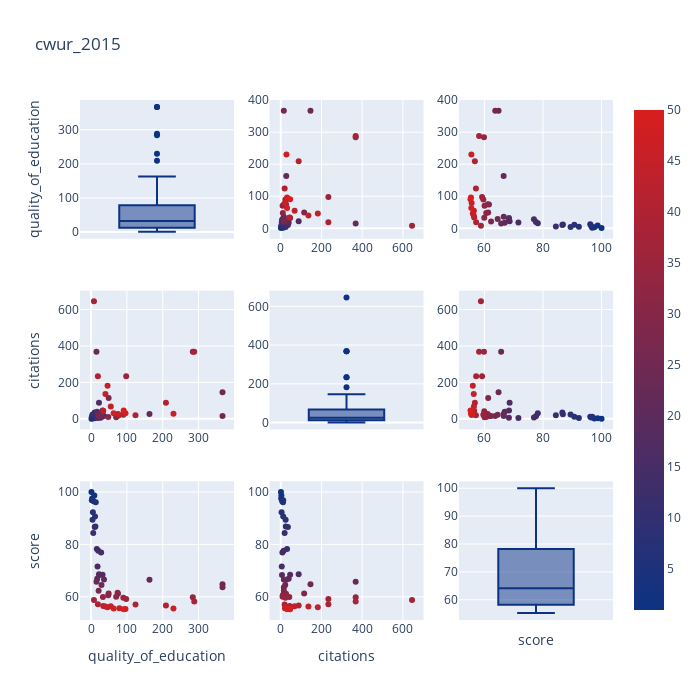

Here is the notebook cell this chart was saved with:
### Code cell
data2015 = cwur_2015.loc[:,["quality_of_education","citations", "score"]]
data2015["index"] = np.arange(1,len(data2015)+1)
# scatter matrix
fig = ff.create_scatterplotmatrix(data2015, diag='box', index='index',title="cwur_2015",colormap='Portland',
                                  colormap_type='cat',
                                  height=700, width=700)
iplot(fig)
fig.write_html("cwur_2015.html")

### Figure 1 — Plotly figure (JSON) as saved in the notebook; plotly's stock layout.template omitted (floating-point values rounded to 4 significant figures)
{"data": [{"marker": {"color": "rgb(12, 51, 131)"}, "showlegend": false, "type": "box", "xaxis": "x", "y": [1, 9, 3, 2, 7, 13, 5, 11, 4, 12, 10, 6, 16, 20, 28, 18, 22, 32, 24, 17, 36, 163, 15, 367, 29, 367, 21, 74, 49, 75, 48, 70, 33, 284, 90, 98, 8, 288, 19, 124, 209, 34, 55, 40, 46, 79, 230, 63, 96, 91], "yaxis": "y"}, {"marker": {"color": [1, 2, 3, 4, 5, 6, 7, 8, 9, 10, 11, 12, 13, 14, 15, 16, 17, 18, 19, 20, 21, 22, 23, 24, 25, 26, 27, 28, 29, 30, 31, 32, 33, 34, 35, 36, 37, 38, 39, 40, 41, 42, 43, 44, 45, 46, 47, 48, 49, 50], "colorscale": [[0, "rgb(12, 51, 131)"], [1, "rgb(217, 30, 30)"]], "showscale": true, "size": 6}, "mode": "markers", "showlegend": false, "type": "scatter", "x": [1, 3, 2, 12, 7, 11, 4, 12, 24, 25, 35, 19, 31, 14, 8, 5, 88, 46, 6, 39, 15, 27, 368, 146, 22, 15, 15, 15, 115, 26, 10, 9, 42, 368, 23, 234, 645, 368, 234, 19, 88, 44, 68, 136, 182, 21, 28, 31, 31, 46], "xaxis": "x2", "y": [1, 9, 3, 2, 7, 13, 5, 11, 4, 12, 10, 6, 16, 20, 28, 18, 22, 32, 24, 17, 36, 163, 15, 367, 29, 367, 21, 74, 49, 75, 48, 70, 33, 284, 90, 98, 8, 288, 19, 124, 209, 34, 55, 40, 46, 79, 230, 63, 96, 91], "yaxis": "y2"}, {"marker": {"color": [1, 2, 3, 4, 5, 6, 7, 8, 9, 10, 11, 12, 13, 14, 15, 16, 17, 18, 19, 20, 21, 22, 23, 24, 25, 26, 27, 28, 29, 30, 31, 32, 33, 34, 35, 36, 37, 38, 39, 40, 41, 42, 43, 44, 45, 46, 47, 48, 49, 50], "colorscale": [[0, "rgb(12, 51, 131)"], [1, "rgb(217, 30, 30)"]], "showscale": false, "size": 6}, "mode": "markers", "showlegend": false, "type": "scatter", "x": [100, 98.66, 97.54, 96.81, 96.46, 96.14, 92.25, 90.7, 89.42, 86.79, 86.61, 84.4, 78.23, 77.6, 76.91, 71.6, 68.6, 68.39, 68.36, 66.93, 66.59, 66.56, 65.71, 64.82, 64.51, 63.69, 62.27, 61.55, 61.28, 61.14, 60.61, 60.04, 59.94, 59.84, 59.61, 59.2, 58.8, 58.17, 57.17, 57.09, 56.73, 56.49, 56.39, 56.35, 56.03, 55.63, 55.54, 55.51, 55.39, 55.23], "xaxis": "x3", "y": [1, 9, 3, 2, 7, 13, 5, 11, 4, 12, 10, 6, 16, 20, 28, 18, 22, 32, 24, 17, 36, 163, 15, 367, 29, 367, 21, 74, 49, 75, 48, 70, 33, 284, 90, 98, 8, 288, 19, 124, 209, 34, 55, 40, 46, 79, 230, 63, 96, 91], "yaxis": "y3"}, {"marker": {"color": [1, 2, 3, 4, 5, 6, 7, 8, 9, 10, 11, 12, 13, 14, 15, 16, 17, 18, 19, 20, 21, 22, 23, 24, 25, 26, 27, 28, 29, 30, 31, 32, 33, 34, 35, 36, 37, 38, 39, 40, 41, 42, 43, 44, 45, 46, 47, 48, 49, 50], "colorscale": [[0, "rgb(12, 51, 131)"], [1, "rgb(217, 30, 30)"]], "showscale": false, "size": 6}, "mode": "markers", "showlegend": false, "type": "scatter", "x": [1, 9, 3, 2, 7, 13, 5, 11, 4, 12, 10, 6, 16, 20, 28, 18, 22, 32, 24, 17, 36, 163, 15, 367, 29, 367, 21, 74, 49, 75, 48, 70, 33, 284, 90, 98, 8, 288, 19, 124, 209, 34, 55, 40, 46, 79, 230, 63, 96, 91], "xaxis": "x4", "y": [1, 3, 2, 12, 7, 11, 4, 12, 24, 25, 35, 19, 31, 14, 8, 5, 88, 46, 6, 39, 15, 27, 368, 146, 22, 15, 15, 15, 115, 26, 10, 9, 42, 368, 23, 234, 645, 368, 234, 19, 88, 44, 68, 136, 182, 21, 28, 31, 31, 46], "yaxis": "y4"}, {"marker": {"color": "rgb(12, 51, 131)"}, "showlegend": false, "type": "box", "xaxis": "x5", "y": [1, 3, 2, 12, 7, 11, 4, 12, 24, 25, 35, 19, 31, 14, 8, 5, 88, 46, 6, 39, 15, 27, 368, 146, 22, 15, 15, 15, 115, 26, 10, 9, 42, 368, 23, 234, 645, 368, 234, 19, 88, 44, 68, 136, 182, 21, 28, 31, 31, 46], "yaxis": "y5"}, {"marker": {"color": [1, 2, 3, 4, 5, 6, 7, 8, 9, 10, 11, 12, 13, 14, 15, 16, 17, 18, 19, 20, 21, 22, 23, 24, 25, 26, 27, 28, 29, 30, 31, 32, 33, 34, 35, 36, 37, 38, 39, 40, 41, 42, 43, 44, 45, 46, 47, 48, 49, 50], "colorscale": [[0, "rgb(12, 51, 131)"], [1, "rgb(217, 30, 30)"]], "showscale": false, "size": 6}, "mode": "markers", "showlegend": false, "type": "scatter", "x": [100, 98.66, 97.54, 96.81, 96.46, 96.14, 92.25, 90.7, 89.42, 86.79, 86.61, 84.4, 78.23, 77.6, 76.91, 71.6, 68.6, 68.39, 68.36, 66.93, 66.59, 66.56, 65.71, 64.82, 64.51, 63.69, 62.27, 61.55, 61.28, 61.14, 60.61, 60.04, 59.94, 59.84, 59.61, 59.2, 58.8, 58.17, 57.17, 57.09, 56.73, 56.49, 56.39, 56.35, 56.03, 55.63, 55.54, 55.51, 55.39, 55.23], "xaxis": "x6", "y": [1, 3, 2, 12, 7, 11, 4, 12, 24, 25, 35, 19, 31, 14, 8, 5, 88, 46, 6, 39, 15, 27, 368, 146, 22, 15, 15, 15, 115, 26, 10, 9, 42, 368, 23, 234, 645, 368, 234, 19, 88, 44, 68, 136, 182, 21, 28, 31, 31, 46], "yaxis": "y6"}, {"marker": {"color": [1, 2, 3, 4, 5, 6, 7, 8, 9, 10, 11, 12, 13, 14, 15, 16, 17, 18, 19, 20, 21, 22, 23, 24, 25, 26, 27, 28, 29, 30, 31, 32, 33, 34, 35, 36, 37, 38, 39, 40, 41, 42, 43, 44, 45, 46, 47, 48, 49, 50], "colorscale": [[0, "rgb(12, 51, 131)"], [1, "rgb(217, 30, 30)"]], "showscale": false, "size": 6}, "mode": "markers", "showlegend": false, "type": "scatter", "x": [1, 9, 3, 2, 7, 13, 5, 11, 4, 12, 10, 6, 16, 20, 28, 18, 22, 32, 24, 17, 36, 163, 15, 367, 29, 367, 21, 74, 49, 75, 48, 70, 33, 284, 90, 98, 8, 288, 19, 124, 209, 34, 55, 40, 46, 79, 230, 63, 96, 91], "xaxis": "x7", "y": [100, 98.66, 97.54, 96.81, 96.46, 96.14, 92.25, 90.7, 89.42, 86.79, 86.61, 84.4, 78.23, 77.6, 76.91, 71.6, 68.6, 68.39, 68.36, 66.93, 66.59, 66.56, 65.71, 64.82, 64.51, 63.69, 62.27, 61.55, 61.28, 61.14, 60.61, 60.04, 59.94, 59.84, 59.61, 59.2, 58.8, 58.17, 57.17, 57.09, 56.73, 56.49, 56.39, 56.35, 56.03, 55.63, 55.54, 55.51, 55.39, 55.23], "yaxis": "y7"}, {"marker": {"color": [1, 2, 3, 4, 5, 6, 7, 8, 9, 10, 11, 12, 13, 14, 15, 16, 17, 18, 19, 20, 21, 22, 23, 24, 25, 26, 27, 28, 29, 30, 31, 32, 33, 34, 35, 36, 37, 38, 39, 40, 41, 42, 43, 44, 45, 46, 47, 48, 49, 50], "colorscale": [[0, "rgb(12, 51, 131)"], [1, "rgb(217, 30, 30)"]], "showscale": false, "size": 6}, "mode": "markers", "showlegend": false, "type": "scatter", "x": [1, 3, 2, 12, 7, 11, 4, 12, 24, 25, 35, 19, 31, 14, 8, 5, 88, 46, 6, 39, 15, 27, 368, 146, 22, 15, 15, 15, 115, 26, 10, 9, 42, 368, 23, 234, 645, 368, 234, 19, 88, 44, 68, 136, 182, 21, 28, 31, 31, 46], "xaxis": "x8", "y": [100, 98.66, 97.54, 96.81, 96.46, 96.14, 92.25, 90.7, 89.42, 86.79, 86.61, 84.4, 78.23, 77.6, 76.91, 71.6, 68.6, 68.39, 68.36, 66.93, 66.59, 66.56, 65.71, 64.82, 64.51, 63.69, 62.27, 61.55, 61.28, 61.14, 60.61, 60.04, 59.94, 59.84, 59.61, 59.2, 58.8, 58.17, 57.17, 57.09, 56.73, 56.49, 56.39, 56.35, 56.03, 55.63, 55.54, 55.51, 55.39, 55.23], "yaxis": "y8"}, {"marker": {"color": "rgb(12, 51, 131)"}, "showlegend": false, "type": "box", "xaxis": "x9", "y": [100, 98.66, 97.54, 96.81, 96.46, 96.14, 92.25, 90.7, 89.42, 86.79, 86.61, 84.4, 78.23, 77.6, 76.91, 71.6, 68.6, 68.39, 68.36, 66.93, 66.59, 66.56, 65.71, 64.82, 64.51, 63.69, 62.27, 61.55, 61.28, 61.14, 60.61, 60.04, 59.94, 59.84, 59.61, 59.2, 58.8, 58.17, 57.17, 57.09, 56.73, 56.49, 56.39, 56.35, 56.03, 55.63, 55.54, 55.51, 55.39, 55.23], "yaxis": "y9"}], "layout": {"height": 700, "showlegend": true, "title": {"text": "cwur_2015"}, "width": 700, "xaxis": {"anchor": "y", "domain": [0, 0.2889], "showticklabels": false}, "xaxis2": {"anchor": "y2", "domain": [0.3556, 0.6444]}, "xaxis3": {"anchor": "y3", "domain": [0.7111, 1]}, "xaxis4": {"anchor": "y4", "domain": [0, 0.2889]}, "xaxis5": {"anchor": "y5", "domain": [0.3556, 0.6444], "showticklabels": false}, "xaxis6": {"anchor": "y6", "domain": [0.7111, 1]}, "xaxis7": {"anchor": "y7", "domain": [0, 0.2889], "title": {"text": "quality_of_education"}}, "xaxis8": {"anchor": "y8", "domain": [0.3556, 0.6444], "title": {"text": "citations"}}, "xaxis9": {"anchor": "y9", "domain": [0.7111, 1], "showticklabels": false, "title": {"text": "score"}}, "yaxis": {"anchor": "x", "domain": [0.7333, 1], "title": {"text": "quality_of_education"}}, "yaxis2": {"anchor": "x2", "domain": [0.7333, 1]}, "yaxis3": {"anchor": "x3", "domain": [0.7333, 1]}, "yaxis4": {"anchor": "x4", "domain": [0.3667, 0.6333], "title": {"text": "citations"}}, "yaxis5": {"anchor": "x5", "domain": [0.3667, 0.6333]}, "yaxis6": {"anchor": "x6", "domain": [0.3667, 0.6333]}, "yaxis7": {"anchor": "x7", "domain": [0, 0.2667], "title": {"text": "score"}}, "yaxis8": {"anchor": "x8", "domain": [0, 0.2667]}, "yaxis9": {"anchor": "x9", "domain": [0, 0.2667]}}}
